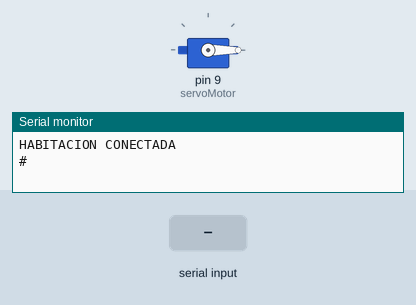
Simulated run of this sketch. Board: Arduino Uno, built with avr-gcc and run on an emulated ATmega328P. Parts: servo, the last lines printed to the serial monitor. Inputs (shaded band) come from the test bench.

Above: at 1.2 s.
1.3 s: "1" received over Serial
At 1.76 s:
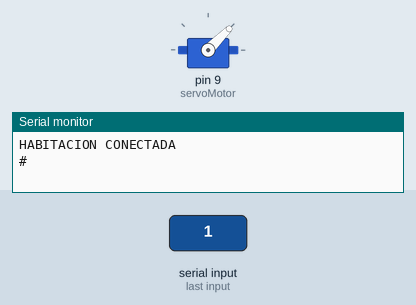
At 3.4 s:
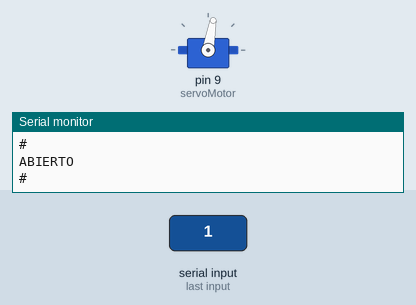
Timing chart, 0 to 8.6 s (numbered marks = the images above; inputs shaded):
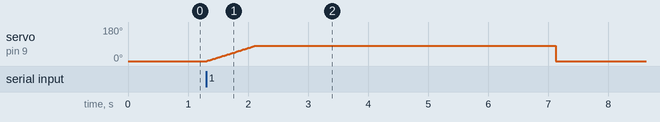

The sketch:

Servo.ino
```cpp
#include <Servo.h>
Servo servoMotor;
int pos = 0;
void setup() {
  // put your setup code here, to run once:
  Serial.begin(38400);
  Serial.println("HABITACION CONECTADA");
  Serial.println("#");
  servoMotor.attach(9);
  servoMotor.write(0);
}

void loop() {
  // put your main code here, to run repeatedly:
  if(Serial.available()){
    char VarChar;
    VarChar=Serial.read();
    //---------------------------------
    if(VarChar=='1'){   //ABRIR
      for(pos=0; pos<=80; pos +=1)
      {
         servoMotor.write(pos);
         delay(10);
      }
      delay(10);
      Serial.println("ABIERTO");
      Serial.println("#");
      delay(5000);
      Serial.println("CERRANDO");
      Serial.println("#");
      servoMotor.write(0);
    }
    //---------------------------------
    if(VarChar=='0'){   //MOTORES APAGADOS
      servoMotor.write(0);
      Serial.println("DESCONECTADO");
      Serial.println("#");
    }
  }
}
```

Measured:
- after the input at 1.3 s, servo on pin 9 (servoMotor): rises from 0° to 80° in 0.80 s, then falls to 0° in 5.0 s
